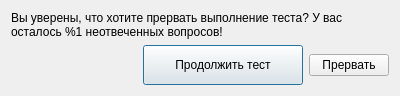
<?xml version="1.0" encoding="UTF-8"?>
<ui version="4.0">
 <class>InterruptDialog</class>
 <widget class="QDialog" name="InterruptDialog">
  <property name="geometry">
   <rect>
    <x>0</x>
    <y>0</y>
    <width>400</width>
    <height>96</height>
   </rect>
  </property>
  <property name="windowTitle">
   <string>Прерывание теста</string>
  </property>
  <property name="windowIcon">
   <iconset resource="res.qrc">
    <normaloff>:/icon/icon.png</normaloff>:/icon/icon.png</iconset>
  </property>
  <layout class="QGridLayout" name="gridLayout">
   <item row="0" column="0" colspan="3">
    <widget class="QLabel" name="label">
     <property name="text">
      <string>Вы уверены, что хотите прервать выполнение теста? У вас осталось %1 неотвеченных вопросов!</string>
     </property>
     <property name="scaledContents">
      <bool>false</bool>
     </property>
     <property name="wordWrap">
      <bool>true</bool>
     </property>
    </widget>
   </item>
   <item row="1" column="0">
    <spacer name="horizontalSpacer">
     <property name="orientation">
      <enum>Qt::Horizontal</enum>
     </property>
     <property name="sizeHint" stdset="0">
      <size>
       <width>129</width>
       <height>20</height>
      </size>
     </property>
    </spacer>
   </item>
   <item row="1" column="1">
    <widget class="QPushButton" name="continueButton">
     <property name="minimumSize">
      <size>
       <width>160</width>
       <height>40</height>
      </size>
     </property>
     <property name="text">
      <string>Продолжить тест</string>
     </property>
    </widget>
   </item>
   <item row="1" column="2">
    <widget class="QPushButton" name="interruptButton">
     <property name="text">
      <string>Прервать</string>
     </property>
    </widget>
   </item>
  </layout>
 </widget>
 <resources>
  <include location="res.qrc"/>
 </resources>
 <connections>
  <connection>
   <sender>continueButton</sender>
   <signal>clicked()</signal>
   <receiver>InterruptDialog</receiver>
   <slot>reject()</slot>
   <hints>
    <hint type="sourcelabel">
     <x>223</x>
     <y>69</y>
    </hint>
    <hint type="destinationlabel">
     <x>199</x>
     <y>47</y>
    </hint>
   </hints>
  </connection>
  <connection>
   <sender>interruptButton</sender>
   <signal>clicked()</signal>
   <receiver>InterruptDialog</receiver>
   <slot>accept()</slot>
   <hints>
    <hint type="sourcelabel">
     <x>351</x>
     <y>69</y>
    </hint>
    <hint type="destinationlabel">
     <x>199</x>
     <y>47</y>
    </hint>
   </hints>
  </connection>
 </connections>
</ui>
